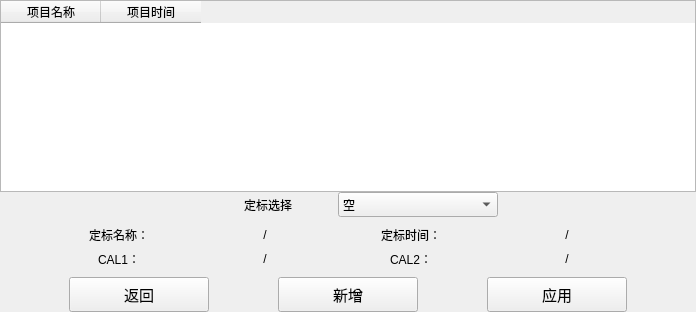
      <widget class="QWidget" name="pagePMain">
       <layout class="QGridLayout" name="gridLayout_8">
        <property name="leftMargin">
         <number>0</number>
        </property>
        <property name="topMargin">
         <number>0</number>
        </property>
        <property name="rightMargin">
         <number>0</number>
        </property>
        <property name="bottomMargin">
         <number>0</number>
        </property>
        <property name="spacing">
         <number>0</number>
        </property>
        <item row="0" column="0">
         <layout class="QVBoxLayout" name="verticalLayout_7">
          <item>
           <widget class="QTableWidget" name="tableProTest">
            <column>
             <property name="text">
              <string>项目名称</string>
             </property>
            </column>
            <column>
             <property name="text">
              <string>项目时间</string>
             </property>
            </column>
           </widget>
          </item>
          <item>
           <layout class="QHBoxLayout" name="horizontalLayout_28">
            <item>
             <spacer name="horizontalSpacer_10">
              <property name="orientation">
               <enum>Qt::Horizontal</enum>
              </property>
              <property name="sizeHint" stdset="0">
               <size>
                <width>40</width>
                <height>20</height>
               </size>
              </property>
             </spacer>
            </item>
            <item>
             <layout class="QHBoxLayout" name="horizontalLayout_7">
              <item>
               <widget class="QLabel" name="labelPUnit_2">
                <property name="minimumSize">
                 <size>
                  <width>140</width>
                  <height>25</height>
                 </size>
                </property>
                <property name="maximumSize">
                 <size>
                  <width>140</width>
                  <height>25</height>
                 </size>
                </property>
                <property name="text">
                 <string>定标选择</string>
                </property>
                <property name="alignment">
                 <set>Qt::AlignCenter</set>
                </property>
               </widget>
              </item>
              <item>
               <widget class="QComboBox" name="comCheck">
                <property name="minimumSize">
                 <size>
                  <width>160</width>
                  <height>25</height>
                 </size>
                </property>
                <property name="maximumSize">
                 <size>
                  <width>160</width>
                  <height>25</height>
                 </size>
                </property>
                <item>
                 <property name="text">
                  <string>空</string>
                 </property>
                </item>
               </widget>
              </item>
             </layout>
            </item>
            <item>
             <spacer name="horizontalSpacer_13">
              <property name="orientation">
               <enum>Qt::Horizontal</enum>
              </property>
              <property name="sizeHint" stdset="0">
               <size>
                <width>40</width>
                <height>20</height>
               </size>
              </property>
             </spacer>
            </item>
           </layout>
          </item>
          <item>
           <layout class="QHBoxLayout" name="horizontalLayout_27">
            <item>
             <spacer name="horizontalSpacer_14">
              <property name="orientation">
               <enum>Qt::Horizontal</enum>
              </property>
              <property name="sizeHint" stdset="0">
               <size>
                <width>40</width>
                <height>20</height>
               </size>
              </property>
             </spacer>
            </item>
            <item>
             <widget class="QWidget" name="wProCali" native="true">
              <layout class="QGridLayout" name="gridLayout">
               <item row="0" column="0">
                <layout class="QVBoxLayout" name="verticalLayout_6">
                 <item>
                  <layout class="QHBoxLayout" name="horizontalLayout_25">
                   <item>
                    <layout class="QHBoxLayout" name="horizontalLayout_8">
                     <item>
                      <widget class="QLabel" name="labelPUnit_3">
                       <property name="minimumSize">
                        <size>
                         <width>140</width>
                         <height>0</height>
                        </size>
                       </property>
                       <property name="maximumSize">
                        <size>
                         <width>140</width>
                         <height>25</height>
                        </size>
                       </property>
                       <property name="text">
                        <string>定标名称：</string>
                       </property>
                       <property name="alignment">
                        <set>Qt::AlignCenter</set>
                       </property>
                      </widget>
                     </item>
                     <item>
                      <widget class="QLabel" name="labelPCaliName">
                       <property name="minimumSize">
                        <size>
                         <width>140</width>
                         <height>0</height>
                        </size>
                       </property>
                       <property name="maximumSize">
                        <size>
                         <width>140</width>
                         <height>25</height>
                        </size>
                       </property>
                       <property name="text">
                        <string>/</string>
                       </property>
                       <property name="alignment">
                        <set>Qt::AlignCenter</set>
                       </property>
                      </widget>
                     </item>
                    </layout>
                   </item>
                   <item>
                    <layout class="QHBoxLayout" name="horizontalLayout_22">
                     <item>
                      <widget class="QLabel" name="labelPUnit_5">
                       <property name="minimumSize">
                        <size>
                         <width>140</width>
                         <height>0</height>
                        </size>
                       </property>
                       <property name="maximumSize">
                        <size>
                         <width>140</width>
                         <height>25</height>
                        </size>
                       </property>
                       <property name="text">
                        <string>定标时间：</string>
                       </property>
                       <property name="alignment">
                        <set>Qt::AlignCenter</set>
                       </property>
                      </widget>
                     </item>
                     <item>
                      <widget class="QLabel" name="labelPCaliTime">
                       <property name="minimumSize">
                        <size>
                         <width>160</width>
                         <height>0</height>
                        </size>
                       </property>
                       <property name="maximumSize">
                        <size>
                         <width>160</width>
                         <height>25</height>
                        </size>
                       </property>
                       <property name="text">
                        <string>/</string>
                       </property>
                       <property name="alignment">
                        <set>Qt::AlignCenter</set>
                       </property>
                      </widget>
                     </item>
                    </layout>
                   </item>
                  </layout>
                 </item>
                 <item>
                  <layout class="QHBoxLayout" name="horizontalLayout_26">
                   <item>
                    <layout class="QHBoxLayout" name="horizontalLayout_23">
                     <item>
                      <widget class="QLabel" name="labelPUnit_7">
                       <property name="minimumSize">
                        <size>
                         <width>140</width>
                         <height>0</height>
                        </size>
                       </property>
                       <property name="maximumSize">
                        <size>
                         <width>140</width>
                         <height>25</height>
                        </size>
                       </property>
                       <property name="text">
                        <string>CAL1：</string>
                       </property>
                       <property name="alignment">
                        <set>Qt::AlignCenter</set>
                       </property>
                      </widget>
                     </item>
                     <item>
                      <widget class="QLabel" name="labelPCaliCAL1">
                       <property name="minimumSize">
                        <size>
                         <width>140</width>
                         <height>0</height>
                        </size>
                       </property>
                       <property name="maximumSize">
                        <size>
                         <width>140</width>
                         <height>25</height>
                        </size>
                       </property>
                       <property name="text">
                        <string>/</string>
                       </property>
                       <property name="alignment">
                        <set>Qt::AlignCenter</set>
                       </property>
                      </widget>
                     </item>
                    </layout>
                   </item>
                   <item>
                    <layout class="QHBoxLayout" name="horizontalLayout_24">
                     <item>
                      <widget class="QLabel" name="labelPUnit_9">
                       <property name="minimumSize">
                        <size>
                         <width>140</width>
                         <height>0</height>
                        </size>
                       </property>
                       <property name="maximumSize">
                        <size>
                         <width>140</width>
                         <height>25</height>
                        </size>
                       </property>
                       <property name="text">
                        <string>CAL2：</string>
                       </property>
                       <property name="alignment">
                        <set>Qt::AlignCenter</set>
                       </property>
                      </widget>
                     </item>
                     <item>
                      <widget class="QLabel" name="labelPCaliCAL2">
                       <property name="minimumSize">
                        <size>
                         <width>160</width>
                         <height>0</height>
                        </size>
                       </property>
                       <property name="maximumSize">
                        <size>
                         <width>160</width>
                         <height>25</height>
                        </size>
                       </property>
                       <property name="text">
                        <string>/</string>
                       </property>
                       <property name="alignment">
                        <set>Qt::AlignCenter</set>
                       </property>
                      </widget>
                     </item>
                    </layout>
                   </item>
                  </layout>
                 </item>
                </layout>
               </item>
              </layout>
             </widget>
            </item>
            <item>
             <spacer name="horizontalSpacer_17">
              <property name="orientation">
               <enum>Qt::Horizontal</enum>
              </property>
              <property name="sizeHint" stdset="0">
               <size>
                <width>40</width>
                <height>20</height>
               </size>
              </property>
             </spacer>
            </item>
           </layout>
          </item>
          <item>
           <layout class="QHBoxLayout" name="horizontalLayout_2">
            <item>
             <spacer name="horizontalSpacer">
              <property name="orientation">
               <enum>Qt::Horizontal</enum>
              </property>
              <property name="sizeHint" stdset="0">
               <size>
                <width>40</width>
                <height>20</height>
               </size>
              </property>
             </spacer>
            </item>
            <item>
             <widget class="QPushButton" name="pushBack">
              <property name="minimumSize">
               <size>
                <width>140</width>
                <height>35</height>
               </size>
              </property>
              <property name="maximumSize">
               <size>
                <width>140</width>
                <height>35</height>
               </size>
              </property>
              <property name="font">
               <font>
                <pointsize>11</pointsize>
               </font>
              </property>
              <property name="text">
               <string>返回</string>
              </property>
              <property name="icon">
               <iconset resource="qss.qrc">
                <normaloff>:/images/image/back.png</normaloff>:/images/image/back.png</iconset>
              </property>
              <property name="iconSize">
               <size>
                <width>20</width>
                <height>20</height>
               </size>
              </property>
             </widget>
            </item>
            <item>
             <spacer name="horizontalSpacer_2">
              <property name="orientation">
               <enum>Qt::Horizontal</enum>
              </property>
              <property name="sizeHint" stdset="0">
               <size>
                <width>40</width>
                <height>20</height>
               </size>
              </property>
             </spacer>
            </item>
            <item>
             <widget class="QPushButton" name="pushAdd">
              <property name="minimumSize">
               <size>
                <width>140</width>
                <height>35</height>
               </size>
              </property>
              <property name="maximumSize">
               <size>
                <width>140</width>
                <height>35</height>
               </size>
              </property>
              <property name="font">
               <font>
                <pointsize>11</pointsize>
               </font>
              </property>
              <property name="text">
               <string>新增</string>
              </property>
              <property name="icon">
               <iconset resource="qss.qrc">
                <normaloff>:/images/image/plus.png</normaloff>:/images/image/plus.png</iconset>
              </property>
              <property name="iconSize">
               <size>
                <width>20</width>
                <height>20</height>
               </size>
              </property>
             </widget>
            </item>
            <item>
             <spacer name="horizontalSpacer_8">
              <property name="orientation">
               <enum>Qt::Horizontal</enum>
              </property>
              <property name="sizeHint" stdset="0">
               <size>
                <width>40</width>
                <height>20</height>
               </size>
              </property>
             </spacer>
            </item>
            <item>
             <widget class="QPushButton" name="pushOK">
              <property name="minimumSize">
               <size>
                <width>140</width>
                <height>35</height>
               </size>
              </property>
              <property name="maximumSize">
               <size>
                <width>140</width>
                <height>35</height>
               </size>
              </property>
              <property name="font">
               <font>
                <pointsize>11</pointsize>
               </font>
              </property>
              <property name="text">
               <string>应用</string>
              </property>
              <property name="icon">
               <iconset resource="qss.qrc">
                <normaloff>:/images/image/ok.png</normaloff>:/images/image/ok.png</iconset>
              </property>
              <property name="iconSize">
               <size>
                <width>20</width>
                <height>20</height>
               </size>
              </property>
             </widget>
            </item>
            <item>
             <spacer name="horizontalSpacer_9">
              <property name="orientation">
               <enum>Qt::Horizontal</enum>
              </property>
              <property name="sizeHint" stdset="0">
               <size>
                <width>40</width>
                <height>20</height>
               </size>
              </property>
             </spacer>
            </item>
           </layout>
          </item>
         </layout>
        </item>
       </layout>
      </widget>
